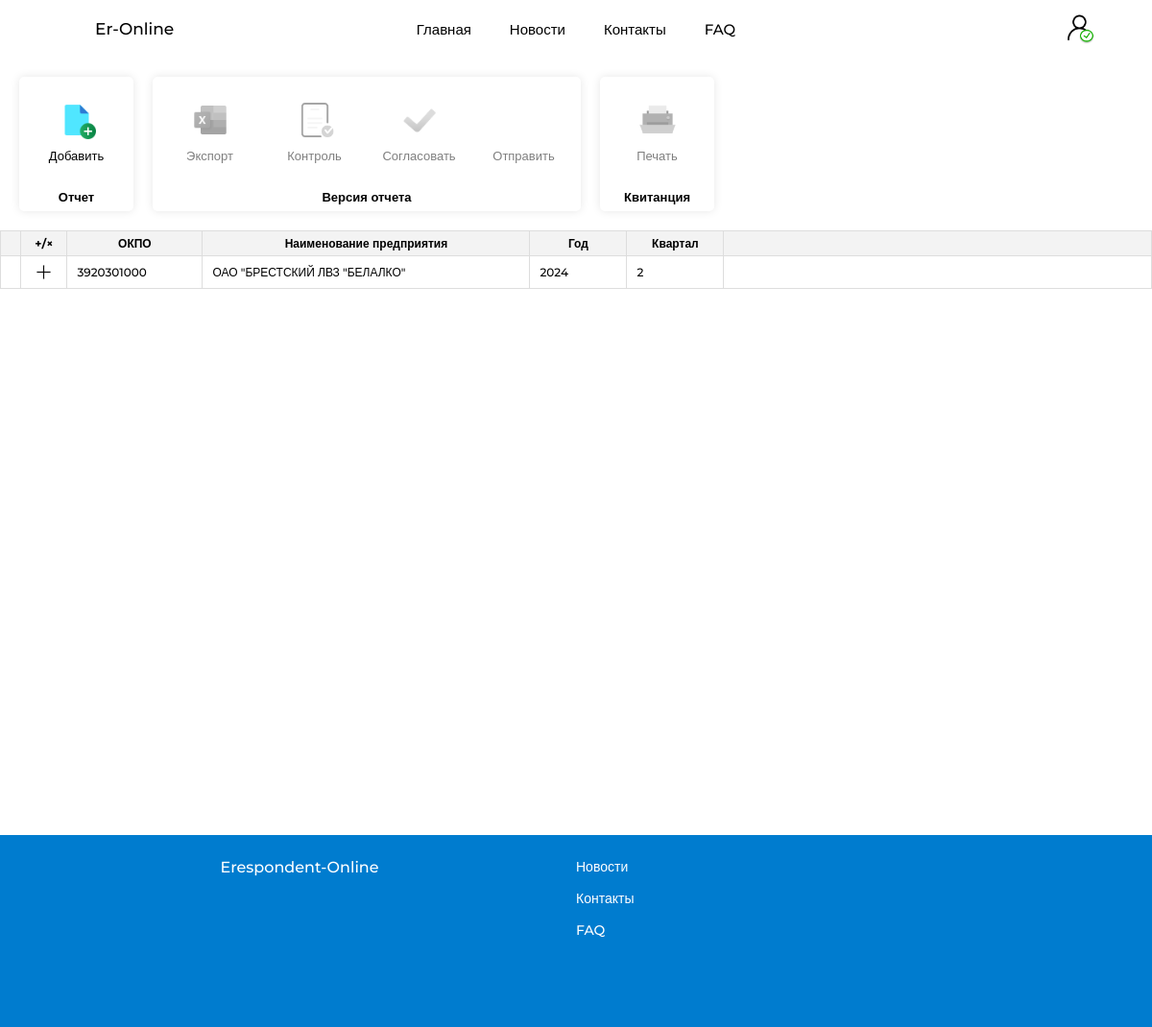
The app's page /report_area (signed in), older data.
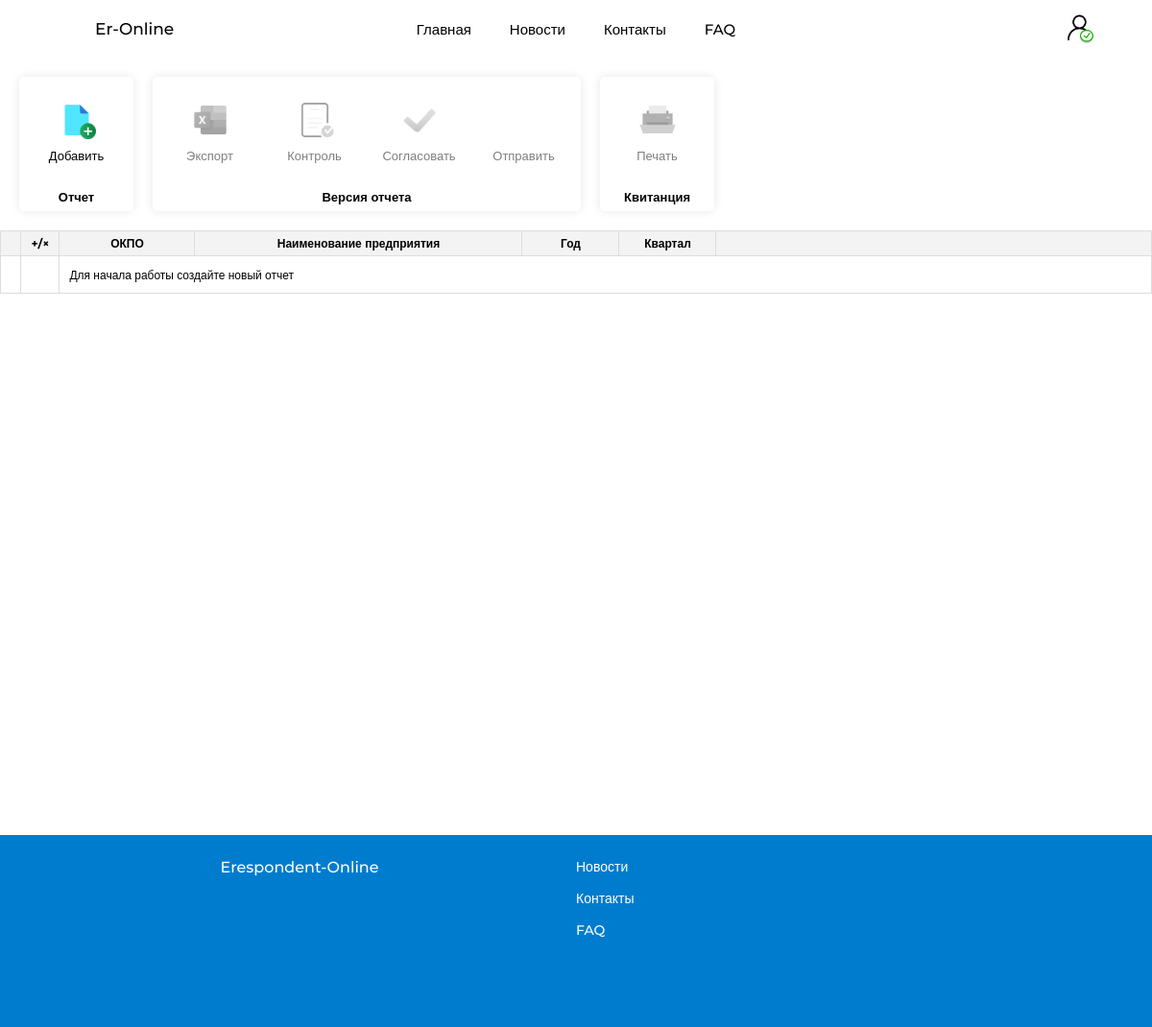
The same page, newer data.
### website/models.py (models this page shows)
class Report(db.Model):
    __tablename__ = 'report'
    id = db.Column(db.Integer, primary_key=True)
    okpo = db.Column(db.Integer)
    organization_name = db.Column(db.String(50))
    year = db.Column(db.Integer)
    quarter = db.Column(db.Integer)
    user_id = db.Column(db.Integer, db.ForeignKey('user.id'))
    time_of_receipt = db.Column(db.Date)
    versions = relationship('Version_report', backref='report')

### website/views.py (the view)
@views.route('/report_area')
@profile_complete
@login_required
def report_area():
    report = Report.query.filter_by(user_id=current_user.id).order_by(Report.year.asc(), Report.quarter.asc()).all()
    version = Version_report.query.filter_by().all()
    for rep in report:
        rep.versions = Version_report.query.filter_by(report_id=rep.id).all()
        for version in rep.versions:
            version.tickets = Ticket.query.filter_by(version_report_id=version.id).all()
    organization = Organization.query.filter_by(id=current_user.organization.id).all()
    dirUnit = DirUnit.query.filter_by().all()
    dirProduct = DirProduct.query.filter_by().all()
    for row in dirProduct:
        current_unit = DirUnit.query.filter_by(IdUnit=row.IdUnit).first()
        row.IdUnit = current_unit.NameUnit
    year_today = datetime.now().year
    return render_template('report_area.html',
                           year_today=year_today,
                           report=report,
                           user=current_user,
                           dirUnit=dirUnit,
                           dirProduct=dirProduct,
                           organization=organization,
                           version=version)

### website/views.py (called while the page is built)
def profile_complete(f):
    @wraps(f)
    def decorated_function(*args, **kwargs):
        if not current_user.fio or not current_user.telephone or not current_user.organization_id:
            flash('Пожалуйста, заполните все обязательные поля.', 'error')
            return redirect(url_for('views.profile_common'))
        return f(*args, **kwargs)
    return decorated_function

### website/templates/report_area.html (shortened to what this page needs)
{% extends "base.html" %}
{% block content %}
<div class="report-area_page">
    <div class="report-area_menu">
        <div class="report-area_podmenu">
            <div class="content-podmenu">
                <nav>
                    <ul>
                        <section>
                            <div class="functions_menu">
                                <li id = "link_add_report">
                                    <img src="{{ url_for('static', filename='img/icon_new_file.png') }}" alt="Создать отчет">
                                    <a>Добавить</a>
                                </li>
                            </div>
                            <a class="functions_menu_name">
                                Отчет
                            </a>
                        </section>
                        <section>
                            <div class="functions_menu">
                                <li id="export_versionButton">
                                    <img src="{{ url_for('static', filename='img/icon_excel.png') }}" alt="">
                                    <a>Экспорт</a>
                                </li>
                                <li id="control_versionButton">
                                    <img src="{{ url_for('static', filename='img/icon_control.png') }}" alt="">
                                    <a>Контроль</a>
                                </li>
                                <li id = "agreedVersionButton">
                                    <img src="{{ url_for('static', filename='img/icon_galochka.png') }}" alt="">
                                    <a>Согласовать</a>
                                </li>
                                <li id = "sentVersionButton">
                                    <a>Отправить</a>
                                </li>
                            </div>
                            <a class="functions_menu_name">
                                Версия отчета
                            </a>
                        </section>
                        <section>
                            <div class="functions_menu">
                                <li id = "PrintTicketButton">
                                    <img src="{{ url_for('static', filename='img/icon_print_file.png') }}" alt="">
                                    <a>Печать</a>
                                </li>
                            </div>
                            <a class="functions_menu_name">
                                Квитанция
                            </a>
                        </section>
                    </ul>
                </nav>
            </div>
        </div>
    </div>
    <div class="report-area" >
        <table class="table_report-area">
            <thead class="order-table_titels">
                <tr>
                    <th></th>
                    <th style = "white-space: nowrap;">+/&times;</th>
                    <th class="resizable" style="min-width: 120px;">ОКПО<div class="resizer"></div></th>
                    <th class="resizable" style="white-space: nowrap; min-width: 320px;">Наименование предприятия<div class="resizer"></div></th>
                    <th class="resizable" style="min-width: 80px;">Год<div class="resizer"></div></th>
                    <th class="resizable" style="min-width: 80px;">Квартал<div class="resizer"></div></th>
                    <th></th>
                </tr>
            </thead>
            <tbody>
                {%if report%}
                    {% for row in report %}
                    <tr class="report_row" data-id="{{ row.id }}">
                        <td></td>
                        <td>
                            <button class="show-versions_button">
                                <img src="{{ url_for('static', filename='img/close_black.png')}}" class = "close_black" alt="Просмотреть версии">
                            </button>
                        </td>
                        <td>
                            <input type = "text" id = "report_okpo" value = "{{ row.okpo }}" readonly>
                        </td>
                        <td>
                            <input type = "text" id = "report_organization_name" value = "{{ row.organization_name }}" readonly>
                        </td>
                        <td>
                            <input type = "text" id = "report_year" value = "{{ row.year }}" readonly>
                        </td>
                        <td>
                            <input type = "text" id = "report_quarter" value = "{{ row.quarter }}" readonly>
                        </td>
                        <td>
                        </td>
                    </tr>
                    {% endfor %}
            {%else%}
                <tr>
                    <td></td>
                    <td></td>
                    <td style = "height: 24px;" colspan="5">
                        <input type = "text"  value = "Для начала работы создайте новый отчет" readonly>
                    </td>
                </tr>
            {%endif%}
            </tbody>
        </table>
    </div>
</div>
{% endblock %}

### website/templates/base.html (shortened to what this page needs)
<!DOCTYPE html>
<html>
  <head>
    <link rel="stylesheet" href="{{ url_for('static', filename='css/base.css') }}">
  </head>
  <body>
    <header class="fixed-header">
      <div class="header-left">
         <nav>
          <ul>
              <li class = "short_name_app" onclick="window.location.href='/'">
                <a href="/">Er-Online</a>
              </li>
          </ul>
        </nav>
      </div>
      <div class="header-center">
        <nav>
          <ul>
              <li onclick="window.location.href='/'">Главная</li>
              <li onclick="window.location.href='/news'">Новости</li>
              <li onclick="window.location.href='/contacts'" >Контакты</li>
              <li onclick="window.location.href='/FAQ'" >FAQ</li>
          </ul>
        </nav>
      </div>
      <div class="header-right">
        <div class="user-container">
          {% set icon_path = 'img/icon_black-user.png' if current_user.is_authenticated else 'img/log.png' %}
          <img class="icon_black" src="{{ url_for('static', filename=icon_path) }}" alt="">
        </div>
      </div>
    </header>
    <main>
    {% block content %}
    {% endblock %}
    </main>
    <footer>
      <div class = "footer_cont">
        <div class = "left_col_footer">
          <nav>
            <ul>
                <li onclick="window.location.href='/'">Erespondent-Online</li>
            </ul>
          </nav>
        </div>
        <div class = "right_col_footer">
          <nav>
            <ul>
              <li onclick="window.location.href='/news'">Новости</li>
              <li onclick="window.location.href='/contacts'" >Контакты</li>
              <li onclick="window.location.href='/FAQ'" >FAQ</li>
            </ul>
        </nav>
      </div>
    </footer>
  </body>
</html>

Row changes from the older to the newer data that the page shows:
removed Report: okpo "3920301000", organization_name "ОАО \"БРЕСТСКИЙ ЛВЗ \"БЕЛАЛКО\"", year "2024", quarter "2"
Text that changed along with them:
form field value: (not shown) → "Для начала работы создайте новый отчет"
